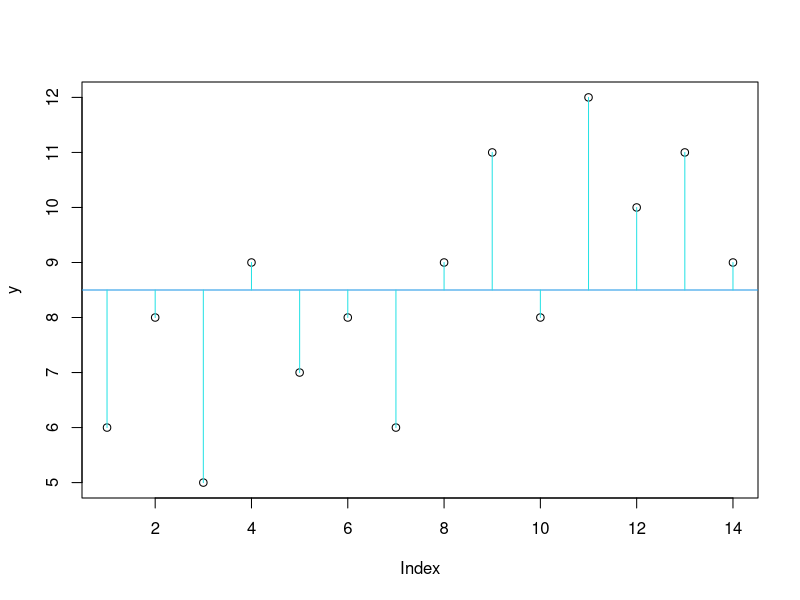
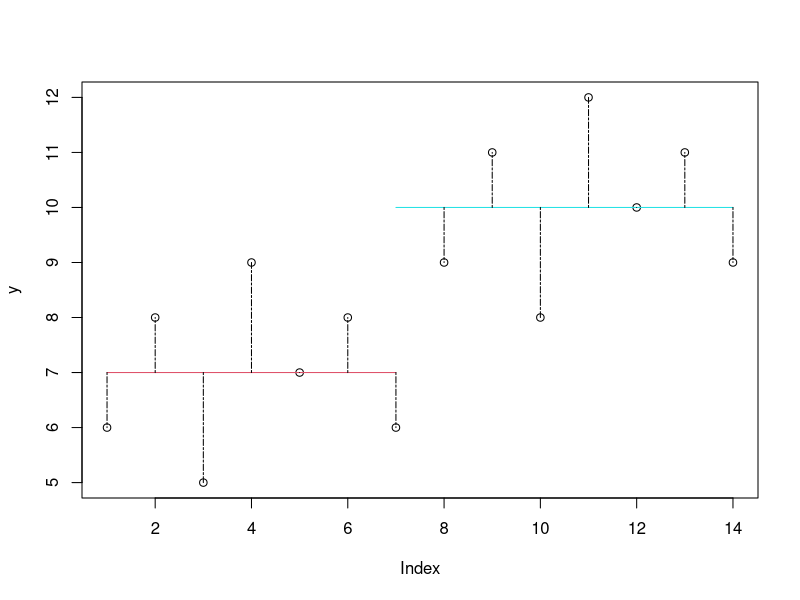
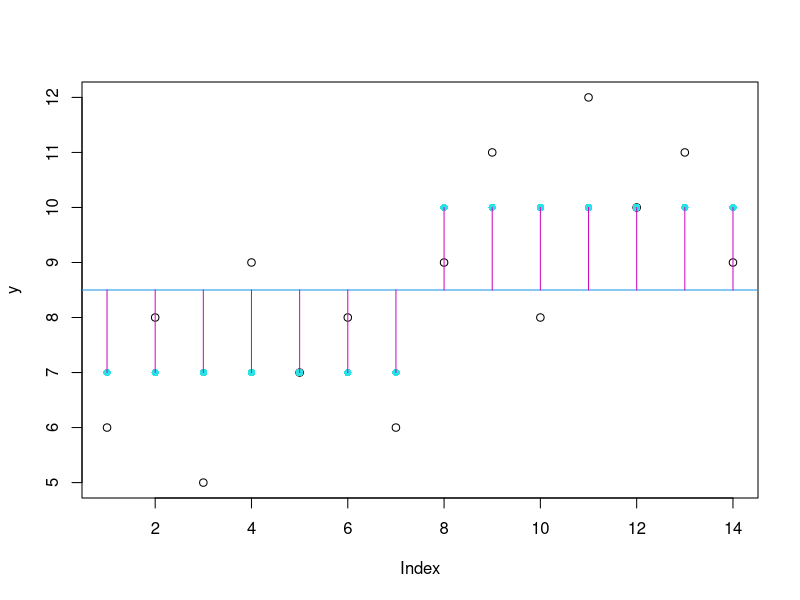
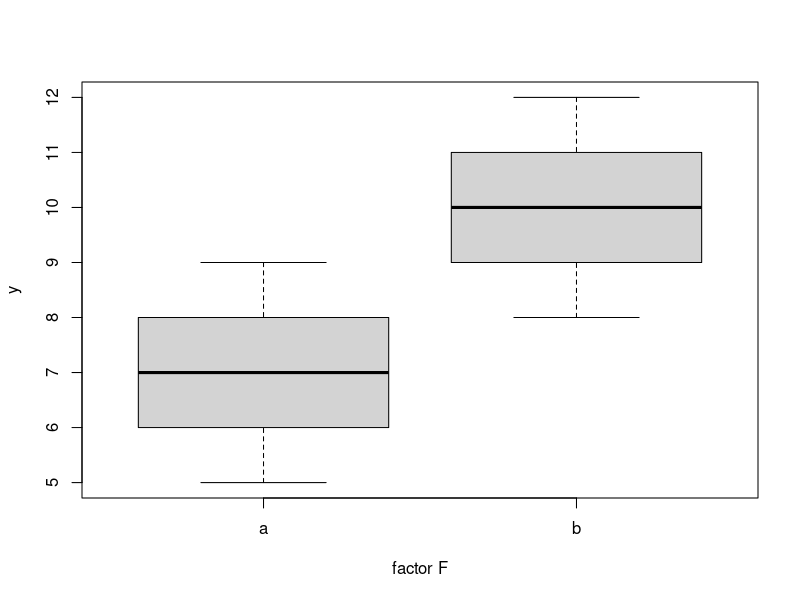
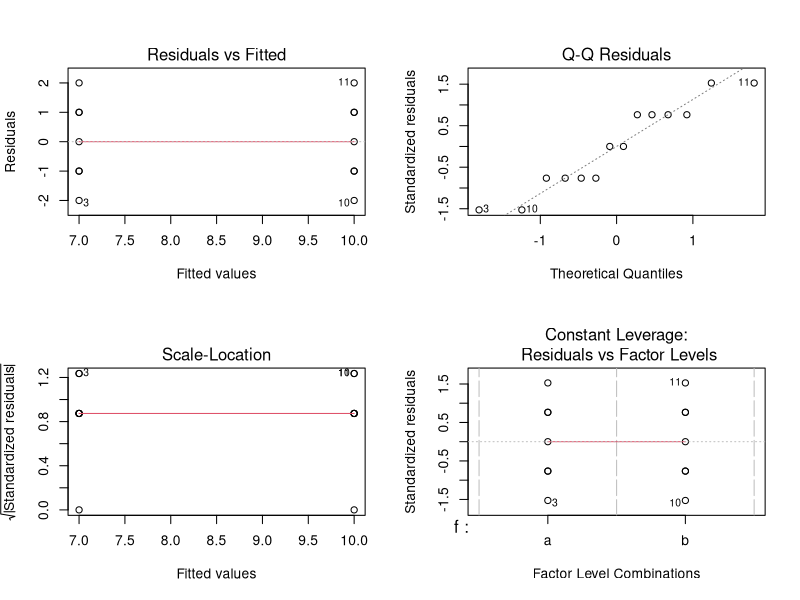

R code for these plots, in order:
## ---- chunk 1
knitr::opts_chunk$set(echo = TRUE)
## ---- chunk 2
anova<-read.table("data/anova.data.txt",header=T)
attach(anova)
names(anova)
## ---- chunk 3
plot(y)
abline(mean(y), 0, col=4)
for (i in 1:length(y)) lines (c(i,i), c(mean(y), y[i]), col=5)
## ---- chunk 4
promedios <- tapply(y, f, mean)
## ---- chunk 5
plot(y)
lines(c(1, 7), c(promedios[1], promedios[1]), col = 2)
lines(c(7, 14), c(promedios[2], promedios[2]), col = 5)
for (i in 1:7 ) lines (c(i,i), c(promedios[1], y[i]), col = 1, lty=6)
for (i in 8:14) lines (c(i,i), c(promedios[2], y[i]), col = 1, lty=6)
## ---- chunk 6
modelo <- lm(y~f)
plot (y)
abline (mean(y), 0, col = 4)
points(predict(modelo), pch = 16, col = 5)
for (i in 1:14) lines(c(i, i), c(mean(y), predict(modelo)[i]), col = 6)
## ---- chunk 7
SCT<-sum((y-mean(y))^2)
SCT
## ---- chunk 8
SCEa<-sum((y[f=="a"]-mean(y[f=="a"]))^2)
SCEb<-sum((y[f=="b"]-mean(y[f=="b"]))^2)
## ---- chunk 9
SCE<-SCEa+SCEb
SCE
## ---- chunk 10
SCA<-SCT-SCE
SCA
## ---- chunk 11
31.5/2
## ---- chunk 12
1-pf(15.75,1,12)
## ---- chunk 13
modelo<-aov(y~f)
## ---- chunk 14
summary(modelo)
boxplot(y~f,xlab="factor F",ylab="y")
## ---- chunk 15
par(mfrow=c(2,2))
plot(modelo)
## ---- chunk 16
A<-c(6,8,5,9,7,8,6)
B<-c(9,11,8,12,10,11,9)
t.test(A,B)
summary(modelo)
